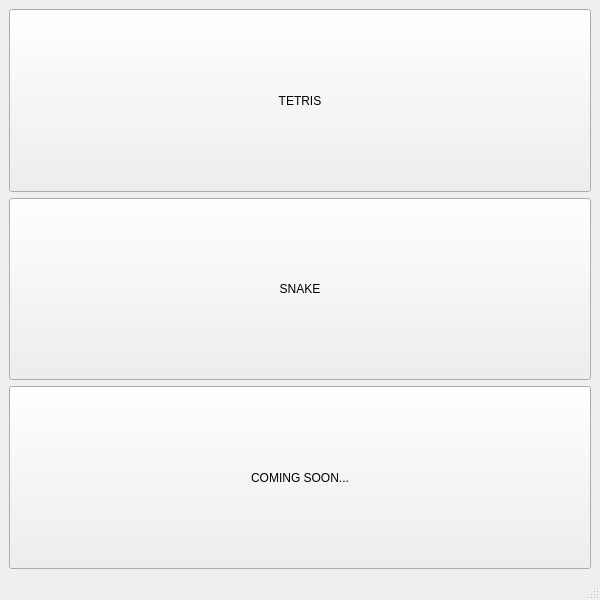
<?xml version="1.0" encoding="UTF-8"?>
<ui version="4.0">
 <class>MainWindow</class>
 <widget class="QMainWindow" name="MainWindow">
  <property name="geometry">
   <rect>
    <x>0</x>
    <y>0</y>
    <width>600</width>
    <height>600</height>
   </rect>
  </property>
  <property name="windowTitle">
   <string>MainWindow</string>
  </property>
  <widget class="QWidget" name="centralwidget">
   <layout class="QVBoxLayout" name="verticalLayout">
    <item>
     <widget class="QPushButton" name="tetrisButton">
      <property name="sizePolicy">
       <sizepolicy hsizetype="Preferred" vsizetype="Preferred">
        <horstretch>0</horstretch>
        <verstretch>0</verstretch>
       </sizepolicy>
      </property>
      <property name="text">
       <string>TETRIS</string>
      </property>
     </widget>
    </item>
    <item>
     <widget class="QPushButton" name="snakeButton">
      <property name="sizePolicy">
       <sizepolicy hsizetype="Preferred" vsizetype="Preferred">
        <horstretch>0</horstretch>
        <verstretch>0</verstretch>
       </sizepolicy>
      </property>
      <property name="text">
       <string>SNAKE</string>
      </property>
     </widget>
    </item>
    <item>
     <widget class="QPushButton" name="silent_Button">
      <property name="sizePolicy">
       <sizepolicy hsizetype="Preferred" vsizetype="Preferred">
        <horstretch>0</horstretch>
        <verstretch>0</verstretch>
       </sizepolicy>
      </property>
      <property name="text">
       <string>COMING SOON...</string>
      </property>
     </widget>
    </item>
   </layout>
  </widget>
  <widget class="QMenuBar" name="menubar">
   <property name="geometry">
    <rect>
     <x>0</x>
     <y>0</y>
     <width>600</width>
     <height>24</height>
    </rect>
   </property>
  </widget>
  <widget class="QStatusBar" name="statusbar"/>
 </widget>
 <resources/>
 <connections/>
</ui>
